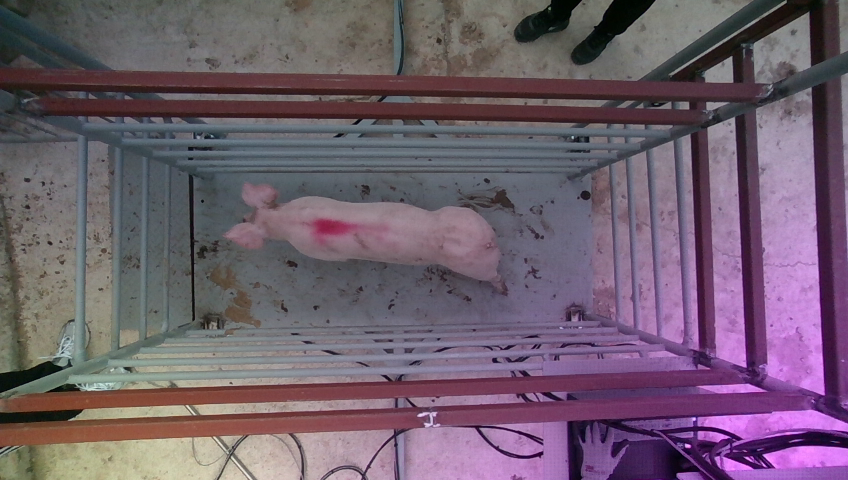
#> input picture 20220119_153241_RGB_3.png, 848 x 480 px
$ python bgra.py
#> lines starting #> are read from the running program, lines starting #| are printed output that depends on the picture
import cv2
import numpy as np

# 기본 값 옵션
img = cv2.imread('20220119_153241_RGB_3.png')
#> img is the input picture: shape (480, 848, 3); mean B, G, R 108.8, 94.2, 111
# IMREAD_COLOR 옵션
bgr = cv2.imread('20220119_153241_RGB_3.png', cv2.IMREAD_COLOR)
# IMREAD_UNCHANGED 옵션
bgra = cv2.imread('20220119_153241_RGB_3.png', cv2.IMREAD_UNCHANGED)
# 각 옵션에 따른 이미지 shape
print("default", img.shape, "color", bgr.shape, "unchanged", bgra.shape)
#| default (480, 848, 3) color (480, 848, 3) unchanged (480, 848, 3)

cv2.imshow('bgr', bgr)
cv2.imshow('bgra', bgra)
cv2.imshow('alpha', bgra[:,:,0])  # 알파 채널만 표시
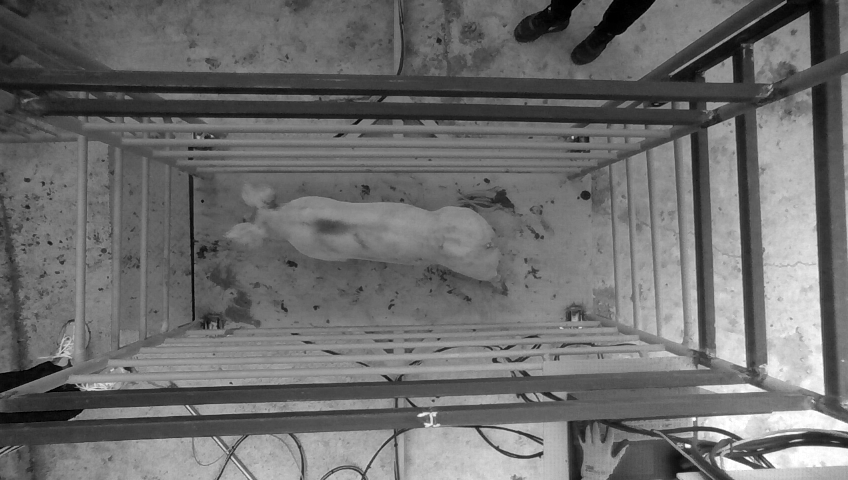
#> window 'alpha': shape (480, 848); min 0, max 255, mean 108.8
cv2.waitKey(0)
cv2.destroyAllWindows()

$ run again, with 194107_RGB_3.png copied over 20220119_153241_RGB_3.png
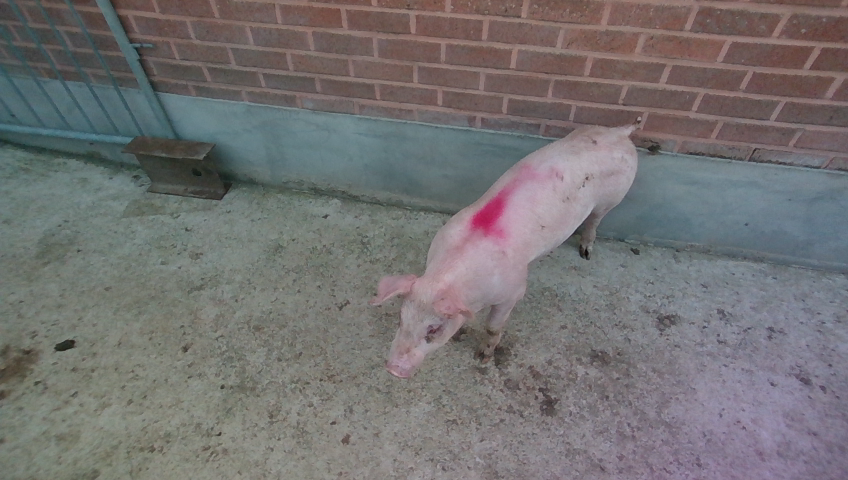
#> input picture 194107_RGB_3.png, 848 x 480 px
#> img is the input picture: shape (480, 848, 3); mean B, G, R 113.6, 113.3, 115.5
#| default (480, 848, 3) color (480, 848, 3) unchanged (480, 848, 3)
#> `cv2.imshow('alpha', bgra[:,:,0])`:
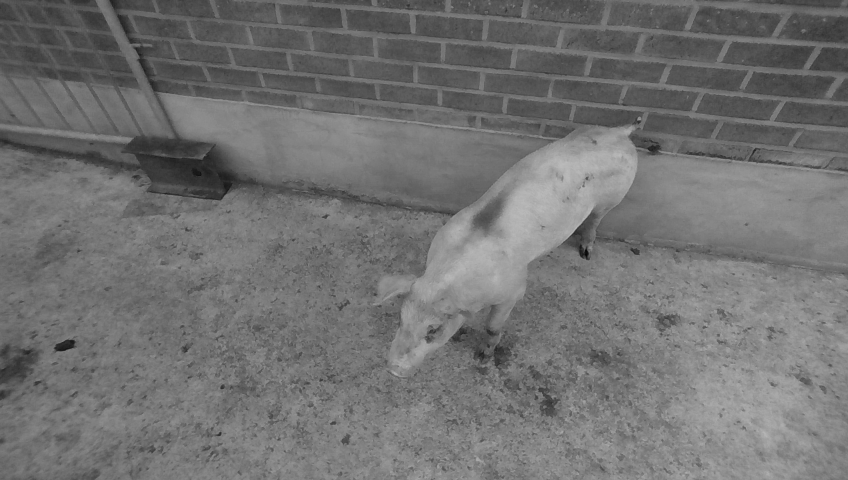
#> window 'alpha': shape (480, 848); min 8, max 187, mean 113.6
